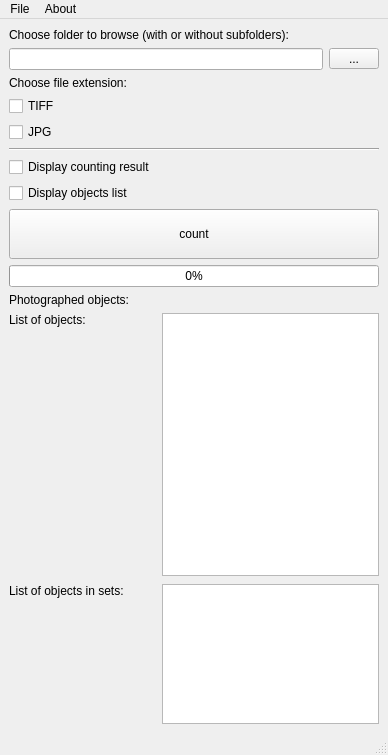
<?xml version="1.0" encoding="UTF-8"?>
<ui version="4.0">
 <class>MainWindow</class>
 <widget class="QMainWindow" name="MainWindow">
  <property name="geometry">
   <rect>
    <x>0</x>
    <y>0</y>
    <width>388</width>
    <height>755</height>
   </rect>
  </property>
  <property name="windowTitle">
   <string>IzzyCounter</string>
  </property>
  <property name="dockNestingEnabled">
   <bool>false</bool>
  </property>
  <widget class="QWidget" name="centralwidget">
   <layout class="QGridLayout" name="gridLayout">
    <item row="19" column="1">
     <spacer name="vSpacer">
      <property name="orientation">
       <enum>Qt::Vertical</enum>
      </property>
      <property name="sizeType">
       <enum>QSizePolicy::Fixed</enum>
      </property>
      <property name="sizeHint" stdset="0">
       <size>
        <width>20</width>
        <height>2</height>
       </size>
      </property>
     </spacer>
    </item>
    <item row="20" column="0">
     <widget class="QLabel" name="labelListSets">
      <property name="text">
       <string>List of objects in sets:</string>
      </property>
      <property name="alignment">
       <set>Qt::AlignLeading|Qt::AlignLeft|Qt::AlignTop</set>
      </property>
     </widget>
    </item>
    <item row="1" column="2">
     <widget class="QToolButton" name="btnBrowse">
      <property name="minimumSize">
       <size>
        <width>50</width>
        <height>0</height>
       </size>
      </property>
      <property name="maximumSize">
       <size>
        <width>50</width>
        <height>21</height>
       </size>
      </property>
      <property name="text">
       <string>...</string>
      </property>
     </widget>
    </item>
    <item row="16" column="0" colspan="3">
     <widget class="QProgressBar" name="progressBar">
      <property name="value">
       <number>0</number>
      </property>
     </widget>
    </item>
    <item row="2" column="0">
     <widget class="QLabel" name="label">
      <property name="text">
       <string>Choose file extension:</string>
      </property>
     </widget>
    </item>
    <item row="9" column="0">
     <widget class="QCheckBox" name="cBoxCount">
      <property name="text">
       <string>Display counting result</string>
      </property>
     </widget>
    </item>
    <item row="0" column="0" colspan="3">
     <widget class="QLabel" name="labelChoose">
      <property name="text">
       <string>Choose folder to browse (with or without subfolders):</string>
      </property>
     </widget>
    </item>
    <item row="3" column="0">
     <widget class="QCheckBox" name="cBoxTiff">
      <property name="enabled">
       <bool>true</bool>
      </property>
      <property name="text">
       <string>TIFF</string>
      </property>
     </widget>
    </item>
    <item row="18" column="1" colspan="2">
     <widget class="QListWidget" name="listWidgetSingles">
      <property name="minimumSize">
       <size>
        <width>0</width>
        <height>230</height>
       </size>
      </property>
     </widget>
    </item>
    <item row="1" column="0" colspan="2">
     <widget class="QLineEdit" name="lineEdit"/>
    </item>
    <item row="18" column="0">
     <widget class="QLabel" name="labelListSingles">
      <property name="text">
       <string>List of objects:</string>
      </property>
      <property name="alignment">
       <set>Qt::AlignLeading|Qt::AlignLeft|Qt::AlignTop</set>
      </property>
     </widget>
    </item>
    <item row="11" column="0">
     <widget class="QCheckBox" name="cBoxList">
      <property name="text">
       <string>Display objects list</string>
      </property>
     </widget>
    </item>
    <item row="20" column="1" colspan="2">
     <widget class="QListWidget" name="listWidgetSets">
      <property name="minimumSize">
       <size>
        <width>0</width>
        <height>140</height>
       </size>
      </property>
      <property name="maximumSize">
       <size>
        <width>16777215</width>
        <height>140</height>
       </size>
      </property>
     </widget>
    </item>
    <item row="8" column="0" colspan="3">
     <widget class="Line" name="line">
      <property name="orientation">
       <enum>Qt::Horizontal</enum>
      </property>
     </widget>
    </item>
    <item row="15" column="0" colspan="3">
     <widget class="QPushButton" name="btnCount">
      <property name="minimumSize">
       <size>
        <width>0</width>
        <height>50</height>
       </size>
      </property>
      <property name="text">
       <string>count</string>
      </property>
     </widget>
    </item>
    <item row="17" column="0">
     <widget class="QLabel" name="labelPhotographed">
      <property name="text">
       <string>Photographed objects:</string>
      </property>
     </widget>
    </item>
    <item row="17" column="1">
     <widget class="QLabel" name="labelResult">
      <property name="text">
       <string/>
      </property>
     </widget>
    </item>
    <item row="4" column="0">
     <widget class="QCheckBox" name="cBoxJpg">
      <property name="text">
       <string>JPG</string>
      </property>
     </widget>
    </item>
   </layout>
  </widget>
  <widget class="QMenuBar" name="menubar">
   <property name="geometry">
    <rect>
     <x>0</x>
     <y>0</y>
     <width>388</width>
     <height>22</height>
    </rect>
   </property>
   <widget class="QMenu" name="menuFile">
    <property name="title">
     <string>File</string>
    </property>
    <addaction name="exportResults"/>
   </widget>
   <widget class="QMenu" name="menuAbout">
    <property name="title">
     <string>About</string>
    </property>
    <addaction name="aboutCounter"/>
   </widget>
   <addaction name="menuFile"/>
   <addaction name="menuAbout"/>
  </widget>
  <widget class="QStatusBar" name="statusbar"/>
  <action name="exportResults">
   <property name="text">
    <string>Export results...</string>
   </property>
   <property name="statusTip">
    <string>Export all results to file</string>
   </property>
   <property name="shortcut">
    <string>Ctrl+S</string>
   </property>
  </action>
  <action name="aboutCounter">
   <property name="text">
    <string>About counter</string>
   </property>
   <property name="statusTip">
    <string>All information about program</string>
   </property>
   <property name="shortcut">
    <string>F1</string>
   </property>
  </action>
 </widget>
 <resources/>
 <connections/>
</ui>
